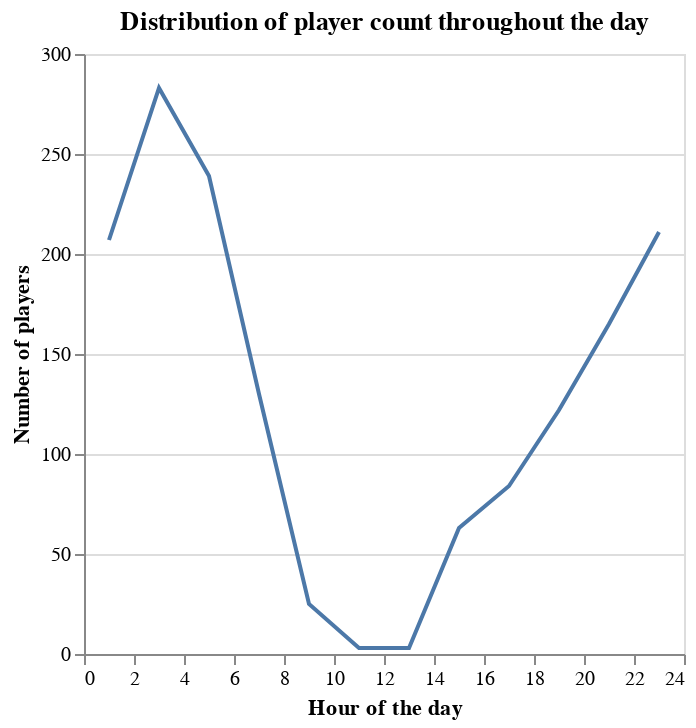

Source (notebook cell):
### Markdown cell above
This visualization shows a scatter plot version of the previous plot to visualize the actual distribution of points. I did not bin this plot because I wanted to see the distribution for all points throughout the entire day.

### Code cell
hours_line = alt.Chart(sessions_data).mark_line().encode(
    x=alt.X('hour').title('Hour of the day').bin(maxbins=20),
    y=alt.Y('count()').title('Number of players')
).properties(title='Distribution of player count throughout the day')
hours_line

### Figure 1 — Vega-Lite specification as saved in the notebook (floating-point values rounded to 4 significant figures; data arrays with more than 128 entries replaced by an {"elided": "..."} marker saying what was removed)
{"config": {"view": {"continuousWidth": 300, "continuousHeight": 300}}, "data": {"name": "data-7aa68a8d3acae511e99396cf7df57080"}, "mark": {"type": "line"}, "encoding": {"x": {"bin": {"maxbins": 20}, "field": "hour", "title": "Hour of the day", "type": "quantitative"}, "y": {"aggregate": "count", "title": "Number of players", "type": "quantitative"}}, "title": "Distribution of player count throughout the day", "$schema": "https://vega.github.io/schema/vega-lite/v5.20.1.json", "datasets": {"data-7aa68a8d3acae511e99396cf7df57080": {"elided": "1535 records"}}}
